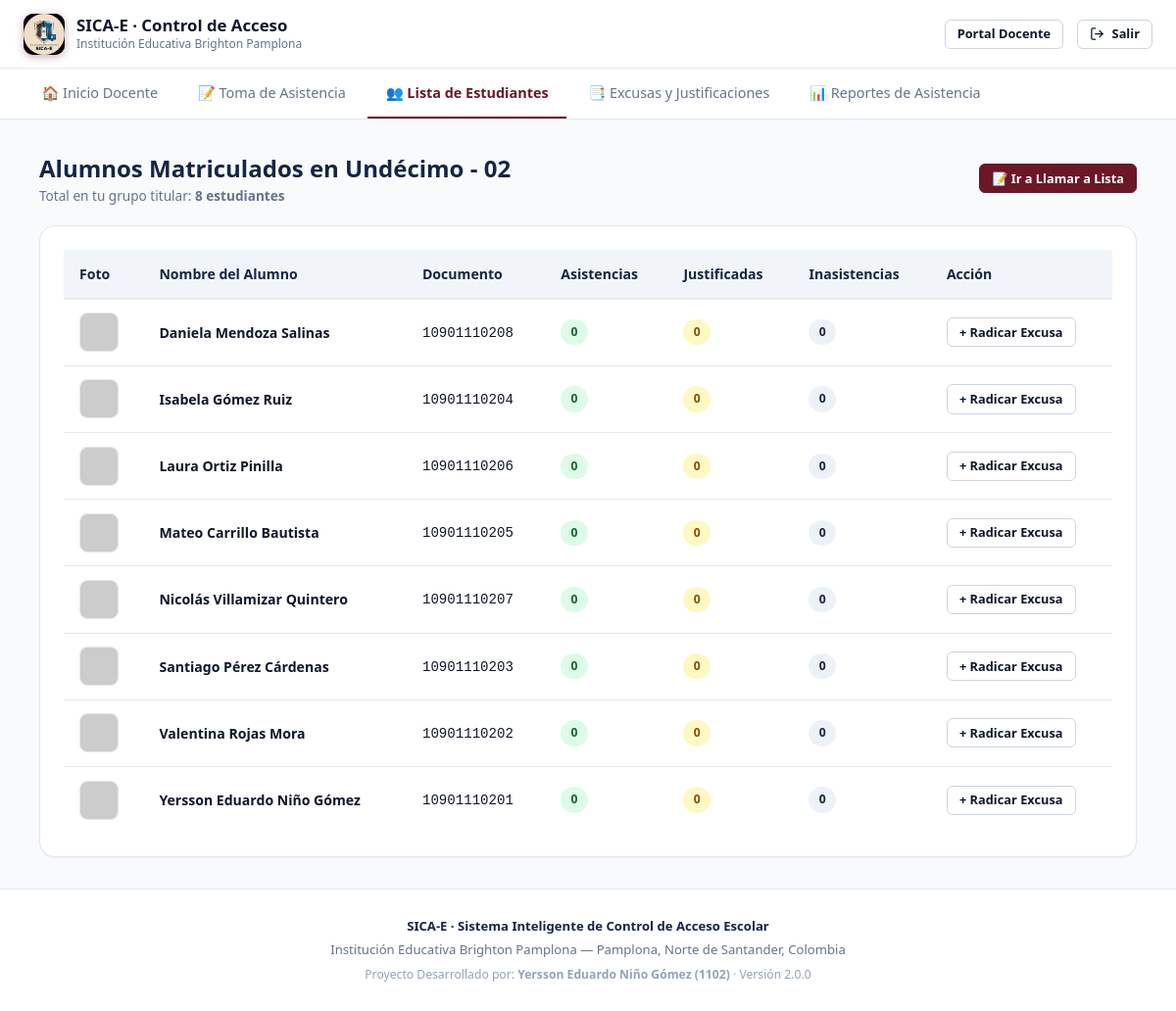
/portal-docentes/estudiantes.php (signed in), run on the app's committed database.
### tables this page shows
CREATE TABLE IF NOT EXISTS `students` (
  `id` INT AUTO_INCREMENT PRIMARY KEY,
  `full_name` VARCHAR(120) NOT NULL,
  `document_number` VARCHAR(30) NOT NULL UNIQUE,
  `section` ENUM('primaria', 'secundaria') NOT NULL,
  `grade` VARCHAR(50) NOT NULL,
  `course` VARCHAR(10) NOT NULL,
  `photo_url` TEXT DEFAULT NULL,
  `created_at` TIMESTAMP DEFAULT CURRENT_TIMESTAMP,
  INDEX `idx_student_group` (`section`, `grade`, `course`)
);

### public/includes/auth.php (called while the page is built, shortened)
<?php
class Auth {
    public static function check(): bool {
        return isset($_SESSION['user_id']) && !empty($_SESSION['user_id']);
    }
    public static function user(): ?array {
        return [
            'id' => $_SESSION['user_id'],
            'full_name' => $_SESSION['user_name'] ?? '',
            'email' => $_SESSION['user_email'] ?? '',
            'role' => $_SESSION['user_role'] ?? '',
            'titular_section' => $_SESSION['titular_section'] ?? null,
            'titular_grade' => $_SESSION['titular_grade'] ?? null,
            'titular_course' => $_SESSION['titular_course'] ?? null,
            'phone' => $_SESSION['user_phone'] ?? null,
            'photo_url' => $_SESSION['user_photo'] ?? null,
        ];
    }
}

### public/portal-docentes/estudiantes.php (the view, shortened to what this page needs)
<?php
require_once __DIR__ . '/../includes/auth.php';
$currentUser = Auth::user();
$db = getDB();
$myGrade  = $currentUser['titular_grade'] ?? 'Undécimo';
$myCourse = $currentUser['titular_course'] ?? '02';
$stmt = $db->prepare("
    SELECT s.*,
           COUNT(CASE WHEN a.status = 'ausente' THEN 1 END) as total_ausente,
           COUNT(CASE WHEN a.status = 'justificada' THEN 1 END) as total_justificada,
           COUNT(CASE WHEN a.status = 'presente' THEN 1 END) as total_presente
    FROM students s
    LEFT JOIN attendance a ON a.student_id = s.id
    WHERE s.grade = ? AND s.course = ?
    GROUP BY s.id
    ORDER BY s.full_name ASC
");
$stmt->execute([$myGrade, $myCourse]);
$students = $stmt->fetchAll();
require_once __DIR__ . '/../includes/header.php';
?>
<nav class="nav-tabs">
  <a href="<?= BASE_URL ?>/portal-docentes/" class="nav-tab-item">
    🏠 Inicio Docente
  </a>
  <a href="<?= BASE_URL ?>/portal-docentes/asistencia.php" class="nav-tab-item">
    📝 Toma de Asistencia
  </a>
  <a href="<?= BASE_URL ?>/portal-docentes/estudiantes.php" class="nav-tab-item active">
    👥 Lista de Estudiantes
  </a>
  <a href="<?= BASE_URL ?>/portal-docentes/excusas.php" class="nav-tab-item">
    📑 Excusas y Justificaciones
  </a>
  <a href="<?= BASE_URL ?>/portal-docentes/reportes.php" class="nav-tab-item">
    📊 Reportes de Asistencia
  </a>
</nav>
<main style="flex:1; padding: 2rem 1rem;">
  <div class="container container-lg">
    <div class="quick-toolbar">
      <div>
        <h2 style="font-size:1.5rem; font-weight:800; color:var(--navy);">
          Alumnos Matriculados en <?= htmlspecialchars($myGrade . ' - ' . $myCourse) ?>
        </h2>
        <p style="font-size:0.85rem; color:var(--text-muted);">
          Total en tu grupo titular: <strong><?= count($students) ?> estudiantes</strong>
        </p>
      </div>
      <a href="<?= BASE_URL ?>/portal-docentes/asistencia.php" class="btn btn-wine btn-sm">
        📝 Ir a Llamar a Lista
      </a>
    </div>
    <div class="card">
      <div class="table-responsive">
        <table class="data-table">
          <thead>
            <tr>
              <th>Foto</th>
              <th>Nombre del Alumno</th>
              <th>Documento</th>
              <th>Asistencias</th>
              <th>Justificadas</th>
              <th>Inasistencias</th>
              <th>Acción</th>
            </tr>
          </thead>
          <tbody>
            <?php if (empty($students)): ?>
              <tr>
                <td colspan="7" style="text-align:center; padding:2rem; color:var(--text-muted);">
                  No hay estudiantes asignados a tu grupo titular.
                </td>
              </tr>
            <?php else: ?>
              <?php foreach ($students as $st): ?>
                <tr>
                  <td>
                    <img src="<?= htmlspecialchars($st['photo_url'] ?: 'https://api.dicebear.com/9.x/avataaars/svg?seed=' . urlencode($st['full_name'])) ?>"
                         alt="Foto"
                         style="width:40px; height:40px; border-radius:8px; object-fit:cover; border:1px solid var(--border);">
                  </td>
                  <td><strong><?= htmlspecialchars($st['full_name']) ?></strong></td>
                  <td><code><?= htmlspecialchars($st['document_number']) ?></code></td>
                  <td><span class="badge badge-success"><?= $st['total_presente'] ?></span></td>
                  <td><span class="badge badge-warning"><?= $st['total_justificada'] ?></span></td>
                  <td>
                    <span class="badge <?= $st['total_ausente'] > 2 ? 'badge-danger' : 'badge-navy' ?>">
                      <?= $st['total_ausente'] ?>
                    </span>
                  </td>
                  <td>
                    <a href="<?= BASE_URL ?>/portal-docentes/excusas.php?student_id=<?= $st['id'] ?>" class="btn btn-sm btn-outline">
                      + Radicar Excusa
                    </a>
                  </td>
                </tr>
              <?php endforeach; ?>
            <?php endif; ?>
          </tbody>
        </table>
      </div>
    </div>
  </div>
</main>
<?php require_once __DIR__ . '/../includes/footer.php'; ?>

### public/assets/css/main.css (style rules this page uses)
:root { --wine: #6B1728; --wine-hover: #50111e; --wine-light: #fdf2f4; --wine-border: #f3c2c9; --navy: #162544; --navy-hover: #0d172c; --navy-light: #edf2f9; --navy-border: #bccde3; --gold: #d97706; --gold-light: #fef3c7; --success: #16a34a; --success-light: #dcfce7; --warning: #eab308; --warning-light: #fef9c3; --danger: #dc2626; --danger-light: #fee2e2; --info: #0284c7; --info-light: #e0f2fe; --bg-main: #f8fafc; --bg-card: #ffffff; --bg-muted: #f1f5f9; --text-main: #0f172a; --text-muted: #64748b; --text-light: #94a3b8; --border: #e2e8f0; --border-strong: #cbd5e1; --shadow-sm: 0 1px 2px 0 rgb(0 0 0 / 0.05); --shadow-md: 0 4px 6px -1px rgb(0 0 0 / 0.08), 0 2px 4px -2px rgb(0 0 0 / 0.05); --shadow-lg: 0 10px 15px -3px rgb(0 0 0 / 0.08), 0 4px 6px -4px rgb(0 0 0 / 0.04); --shadow-xl: 0 20px 25px -5px rgb(0 0 0 / 0.1), 0 8px 10px -6px rgb(0 0 0 / 0.06); --radius-sm: 6px; --radius-md: 10px; --radius-lg: 16px; --radius-full: 9999px; --font-sans: system-ui, -apple-system, BlinkMacSystemFont, 'Segoe UI', Roboto, Helvetica, Arial, sans-serif; }
*, *::before, *::after { box-sizing: border-box; margin: 0; padding: 0; }
body { font-family: var(--font-sans); background-color: var(--bg-main); color: var(--text-main); line-height: 1.5; -webkit-font-smoothing: antialiased; min-height: 100vh; display: flex; flex-direction: column; }
a { color: inherit; text-decoration: none; }
img, svg, video, canvas { display: block; max-width: 100%; }
.container { width: 100%; max-width: 1200px; margin: 0 auto; padding: 0 1.5rem; }
.container-lg { max-width: 1360px; }
.nav-tabs { display: flex; gap: 0.25rem; border-bottom: 1px solid var(--border); background: var(--bg-card); padding: 0 1.5rem; overflow-x: auto; }
.nav-tab-item { display: inline-flex; align-items: center; gap: 0.5rem; padding: 0.85rem 1.15rem; font-size: 0.9rem; font-weight: 500; color: var(--text-muted); border-bottom: 2.5px solid transparent; transition: all 0.15s ease; white-space: nowrap; }
.nav-tab-item.active { color: var(--wine); border-bottom-color: var(--wine); font-weight: 600; }
.card { background: var(--bg-card); border: 1px solid var(--border); border-radius: var(--radius-lg); box-shadow: var(--shadow-sm); padding: 1.5rem; transition: box-shadow 0.2s ease, border-color 0.2s ease; }

### public/assets/css/components.css (style rules this page uses)
.btn { display: inline-flex; align-items: center; justify-content: center; gap: 0.5rem; padding: 0.65rem 1.25rem; font-size: 0.9rem; font-weight: 600; border-radius: var(--radius-md); border: 1px solid transparent; cursor: pointer; text-decoration: none; transition: all 0.18s ease; line-height: 1.2; }
.btn-sm { padding: 0.4rem 0.75rem; font-size: 0.8rem; border-radius: var(--radius-sm); }
.btn-wine { background-color: var(--wine); color: #ffffff; border-color: var(--wine); }
.btn-outline { background-color: transparent; border-color: var(--border-strong); color: var(--text-main); }
.badge { display: inline-flex; align-items: center; gap: 0.35rem; padding: 0.25rem 0.65rem; font-size: 0.76rem; font-weight: 600; border-radius: var(--radius-full); text-transform: capitalize; letter-spacing: 0.02em; }
.badge-success { background-color: var(--success-light); color: #166534; }
.badge-warning { background-color: var(--warning-light); color: #854d0e; }
.badge-navy { background-color: var(--navy-light); color: var(--navy); }
.table-responsive { width: 100%; overflow-x: auto; -webkit-overflow-scrolling: touch; }
.data-table { width: 100%; border-collapse: collapse; text-align: left; font-size: 0.88rem; }
.data-table th { background-color: var(--bg-muted); color: var(--navy); font-weight: 700; padding: 0.85rem 1rem; border-bottom: 2px solid var(--border); white-space: nowrap; }
.data-table td { padding: 0.85rem 1rem; border-bottom: 1px solid var(--border); color: var(--text-main); vertical-align: middle; }
.data-table tbody tr:last-child td { border-bottom: none; }

### public/assets/css/portals.css (style rules this page uses)
.quick-toolbar { display: flex; align-items: center; justify-content: space-between; flex-wrap: wrap; gap: 0.75rem; margin-bottom: 1.25rem; }

### data on the page
students: full_name "Daniela Mendoza Salinas", document_number "10901110208", total_presente "0", total_justificada "0", total_ausente "0"
students: full_name "Isabela Gómez Ruiz", document_number "10901110204", total_presente "0", total_justificada "0", total_ausente "0"
students: full_name "Laura Ortiz Pinilla", document_number "10901110206", total_presente "0", total_justificada "0", total_ausente "0"
students: full_name "Mateo Carrillo Bautista", document_number "10901110205", total_presente "0", total_justificada "0", total_ausente "0"
students: full_name "Nicolás Villamizar Quintero", document_number "10901110207", total_presente "0", total_justificada "0", total_ausente "0"
students: full_name "Santiago Pérez Cárdenas", document_number "10901110203", total_presente "0", total_justificada "0", total_ausente "0"
students: full_name "Valentina Rojas Mora", document_number "10901110202", total_presente "0", total_justificada "0", total_ausente "0"
students: full_name "Yersson Eduardo Niño Gómez", document_number "10901110201", total_presente "0", total_justificada "0", total_ausente "0"

### other printed values
APP_NAME "SICA-E"
INSTITUTION_NAME "Institución Educativa Brighton Pamplona"
$myGrade . ' - ' . $myCourse "Undécimo - 02"
count($students) "8"
APP_FULL_NAME "Sistema Inteligente de Control de Acceso Escolar"
AUTHOR_NAME "Yersson Eduardo Niño Gómez (1102)"
APP_VERSION "2.0.0"
